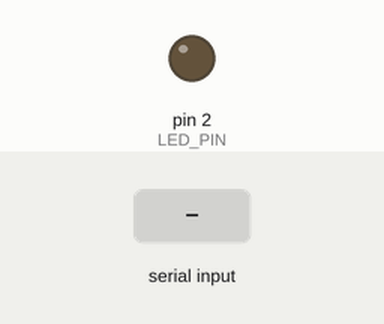
Recording of a sketch running on a simulated Arduino Uno, built with avr-gcc and run on an emulated ATmega328P. Shown: output pins drawn as LEDs (lit = HIGH). The inputs (shaded band) are chosen by the test bench.

Above: at 1.2 s.
1.3 s: "90,45\n" received over Serial
At 3.3 s:
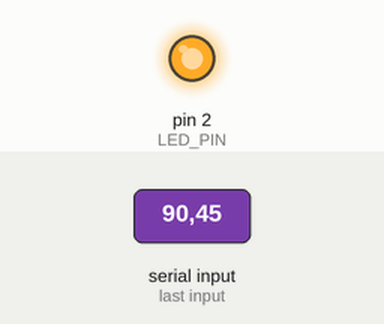
3.8 s: "0\n" received over Serial
At 5.2 s:
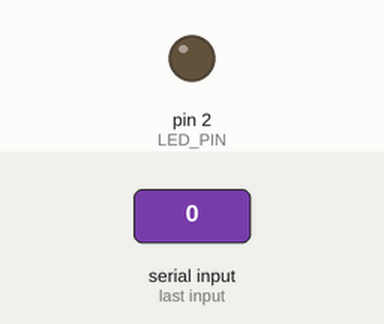
6.3 s: "30,150\n" received over Serial
At 8.3 s:
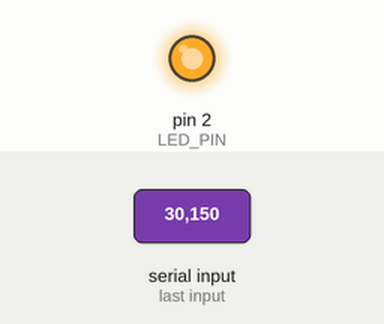
Timing chart, 0 to 9.8 s (numbered marks = the images above; inputs shaded):
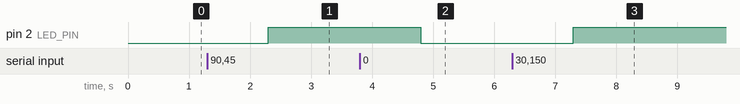

Measured:
- after the input at 1.3 s, pin 2 (LED_PIN): LOW → HIGH after 1.0 s
- after the input at 3.8 s, pin 2 (LED_PIN): HIGH → LOW after 1.0 s
- after the input at 6.3 s, pin 2 (LED_PIN): LOW → HIGH after 1.0 s

The sketch:

simple_serial_reciever.ino
```cpp
#define LED_PIN 2

void setup() {
  // put your setup code here, to run once:
  pinMode(LED_PIN,OUTPUT);
  digitalWrite(LED_PIN,LOW);
  Serial.begin(115200);
}

void loop() {
  if (Serial.available()){
    int x = Serial.readString().toInt();

    if(x == 0){
      digitalWrite(LED_PIN,LOW);
    }
    else{
      digitalWrite(LED_PIN,HIGH);
    }
  }

}
```
